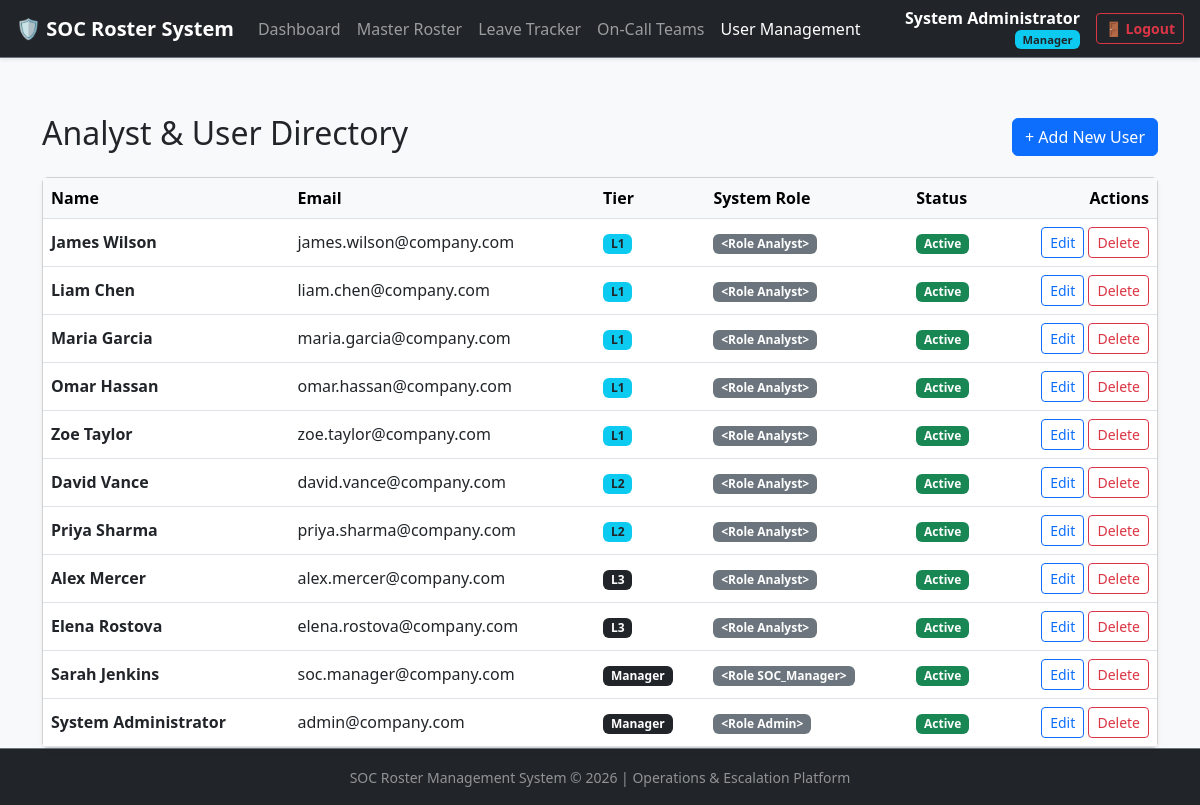
The app's page /users (signed in) with its own data.
### app/models.py (models this page shows, shortened)
class User(UserMixin, db.Model):
    __tablename__ = 'users'
    __table_args__ = {'extend_existing': True}
    id = db.Column(db.Integer, primary_key=True)
    name = db.Column(db.String(100), nullable=False)
    email = db.Column(db.String(120), unique=True, nullable=False)
    password_hash = db.Column(db.String(256), nullable=True)
    phone = db.Column(db.String(20), nullable=True)
    tier = db.Column(db.String(20), nullable=False, default='L1')  # L1, L2, L3, Manager
    joining_date = db.Column(db.Date, nullable=False, default=date.today)
    is_active = db.Column(db.Boolean, default=True, nullable=False)
    role_id = db.Column(db.Integer, db.ForeignKey('roles.id'), nullable=False)
    annual_leave_allocated = db.Column(db.Integer, default=20, nullable=False)
    annual_leave_used = db.Column(db.Integer, default=0, nullable=False)
    sick_leave_monthly_used = db.Column(db.Integer, default=0, nullable=False)
    sick_leave_total_used = db.Column(db.Integer, default=0, nullable=False)
    roster_entries = db.relationship('RosterEntry', backref='user', lazy=True, cascade="all, delete-orphan")
    leave_requests = db.relationship('LeaveRequest', backref='user', lazy=True, cascade="all, delete-orphan")

class Role(db.Model):
    __tablename__ = 'roles'
    __table_args__ = {'extend_existing': True}
    id = db.Column(db.Integer, primary_key=True)
    name = db.Column(db.String(50), unique=True, nullable=False)
    users = db.relationship('User', backref='role', lazy=True)
    def __repr__(self):
        return f'<Role {self.name}>'

### app/routes.py (the view)
@main.route('/users')
@login_required
@role_required('Admin', 'SOC_Manager')
def list_users():
    users = User.query.order_by(User.tier, User.name).all()
    roles = Role.query.all()
    return render_template('users.html', users=users, roles=roles)

### app/models.py (called while the page is built)
@login_manager.user_loader
def load_user(user_id):
    return User.query.get(int(user_id))

### app/utils.py (called while the page is built)
def role_required(*roles):
    def decorator(f):
        @wraps(f)
        def decorated_function(*args, **kwargs):
            if not current_user.is_authenticated:
                flash('Please log in to access this page.', 'warning')
                return redirect(url_for('main.login'))
            user_role = ''
            if hasattr(current_user, 'role') and current_user.role:
                user_role = current_user.role.name if hasattr(current_user.role, 'name') else str(current_user.role)
            if user_role not in roles:
                flash('Unauthorized access privileges. Admin access required.', 'danger')
                return redirect(url_for('main.dashboard'))
            return f(*args, **kwargs)
        return decorated_function
    return decorator

### app/templates/users.html (shortened to what this page needs)
{% extends "base.html" %}
{% block content %}
<div class="container mt-4">
    <div class="d-flex justify-content-between align-items-center mb-3">
        <h2>Analyst & User Directory</h2>
        <button class="btn btn-primary" data-bs-toggle="modal" data-bs-target="#addUserModal">+ Add New User</button>
    </div>
    <div class="card shadow-sm">
        <div class="card-body p-0">
            <table class="table table-hover align-middle mb-0">
                <thead class="table-light">
                    <tr>
                        <th>Name</th>
                        <th>Email</th>
                        <th>Tier</th>
                        <th>System Role</th>
                        <th>Status</th>
                        <th class="text-end">Actions</th>
                    </tr>
                </thead>
                <tbody>
                    {% for user in users %}
                    <tr>
                        <td><strong>{{ user.name }}</strong></td>
                        <td>{{ user.email }}</td>
                        <td>
                            <span class="badge {{ 'bg-dark' if user.tier in ['L3', 'Manager'] else 'bg-info text-dark' }}">
                                {{ user.tier }}
                            </span>
                        </td>
                        <td>
                            <span class="badge {{ 'bg-danger' if user.role == 'Admin' else 'bg-secondary' }}">
                                {{ user.role }}
                            </span>
                        </td>
                        <td>
                            <span class="badge {{ 'bg-success' if user.is_active else 'bg-warning text-dark' }}">
                                {{ 'Active' if user.is_active else 'Inactive' }}
                            </span>
                        </td>
                        <td class="text-end">
                            <button class="btn btn-sm btn-outline-primary" data-bs-toggle="modal" data-bs-target="#editModal{{ user.id }}">Edit</button>
                            <form action="{{ url_for('main.delete_user', user_id=user.id) }}" method="POST" class="d-inline" onsubmit="return confirm('Delete this analyst?');">
                                <button class="btn btn-sm btn-outline-danger">Delete</button>
                            </form>
                        </td>
                    </tr>
                    {% endfor %}
                </tbody>
            </table>
        </div>
    </div>
</div>
{% endblock %}

### app/templates/base.html (shortened to what this page needs)
<!DOCTYPE html>
<html lang="en">
<head>
    <link rel="stylesheet" href="https://cdn.jsdelivr.net/npm/bootstrap@5.3.0/dist/css/bootstrap.min.css">
    <link rel="stylesheet" href="{{ url_for('static', filename='css/style.css') }}">
</head>
<body class="bg-light d-flex flex-column min-vh-100">
    <nav class="navbar navbar-expand-lg navbar-dark bg-dark px-3 shadow-sm border-bottom border-secondary">
        <a class="navbar-brand fw-bold" href="{{ url_for('main.dashboard') }}">🛡️ SOC Roster System</a>
        <div class="collapse navbar-collapse" id="navbarNav">
            {% if current_user.is_authenticated %}
            <ul class="navbar-nav me-auto">
                <li class="nav-item">
                    <a class="nav-link {% if request.endpoint == 'main.dashboard' %}active{% endif %}" href="{{ url_for('main.dashboard') }}">Dashboard</a>
                </li>
                <li class="nav-item">
                    <a class="nav-link {% if request.endpoint == 'main.view_roster' %}active{% endif %}" href="{{ url_for('main.view_roster') }}">Master Roster</a>
                </li>
                <li class="nav-item">
                    <a class="nav-link {% if request.endpoint == 'main.view_leaves' %}active{% endif %}" href="{{ url_for('main.view_leaves') }}">Leave Tracker</a>
                </li>
                <li class="nav-item">
                    <a class="nav-link {% if request.endpoint == 'main.view_oncall' %}active{% endif %}" href="{{ url_for('main.view_oncall') }}">On-Call Teams</a>
                </li>
                {% if current_user.role and current_user.role.name in ['Admin', 'SOC_Manager'] %}
                <li class="nav-item">
                    <a class="nav-link {% if request.endpoint in ['main.list_users', 'main.add_user', 'main.edit_user'] %}active{% endif %}" href="{{ url_for('main.list_users') }}">User Management</a>
                </li>
                {% endif %}
            </ul>
            <div class="d-flex align-items-center text-white gap-3 ms-auto">
                <div class="text-end lh-sm">
                    <span class="d-block fw-semibold">{{ current_user.name }}</span>
                    <span class="badge bg-info text-dark" style="font-size: 0.7rem;">
                        {{ current_user.tier if current_user.tier else current_user.role.name }}
                    </span>
                </div>
                <a href="{{ url_for('main.logout') }}" class="btn btn-outline-danger btn-sm fw-bold">
                    🚪 Logout
                </a>
            </div>
            {% else %}
            <div class="ms-auto">
                <a href="{{ url_for('main.login') }}" class="btn btn-primary btn-sm fw-bold">Login</a>
            </div>
            {% endif %}
        </div>
    </nav>
    <main class="flex-grow-1">
        {% block content %}{% endblock %}
    </main>
    <footer class="bg-dark text-white-50 text-center py-3 mt-auto border-top border-secondary">
        <small>SOC Roster Management System &copy; 2026 | Operations & Escalation Platform</small>
    </footer>
</body>
</html>

### records on screen
User: name "System Administrator", tier "Manager", email "admin@company.com", role "<Role Admin>", is_active "Active"
User: name "James Wilson", email "james.wilson@company.com", tier "L1", role "<Role Analyst>", is_active "Active"
User: name "Liam Chen", email "liam.chen@company.com", tier "L1", role "<Role Analyst>", is_active "Active"
User: name "Maria Garcia", email "maria.garcia@company.com", tier "L1", role "<Role Analyst>", is_active "Active"
User: name "Omar Hassan", email "omar.hassan@company.com", tier "L1", role "<Role Analyst>", is_active "Active"
User: name "Zoe Taylor", email "zoe.taylor@company.com", tier "L1", role "<Role Analyst>", is_active "Active"
User: name "David Vance", email "david.vance@company.com", tier "L2", role "<Role Analyst>", is_active "Active"
User: name "Priya Sharma", email "priya.sharma@company.com", tier "L2", role "<Role Analyst>", is_active "Active"
User: name "Alex Mercer", email "alex.mercer@company.com", tier "L3", role "<Role Analyst>", is_active "Active"
User: name "Elena Rostova", email "elena.rostova@company.com", tier "L3", role "<Role Analyst>", is_active "Active"
User: name "Sarah Jenkins", email "soc.manager@company.com", tier "Manager", role "<Role SOC_Manager>", is_active "Active"
